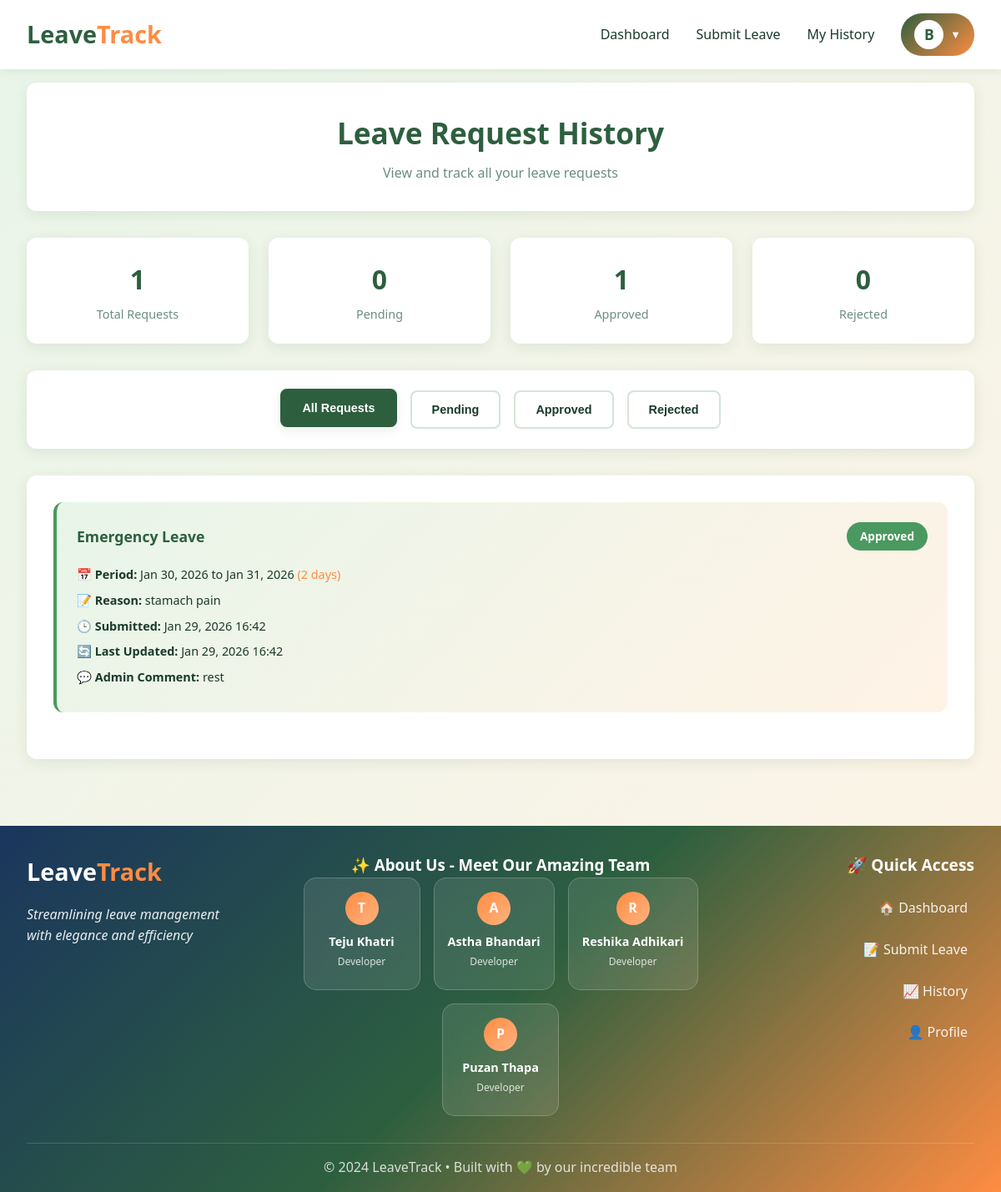
The page /leave/history/ (signed in) on the database its author committed.
### tracking/models.py (models this page shows, shortened)
class CustomUser(AbstractUser):
    ROLE_CHOICES = (
        ('admin', 'Admin'),
        ('user', 'User'),
    )
    role = models.CharField(max_length=10, choices=ROLE_CHOICES, default='user')
    phone = models.CharField(max_length=15, blank=True, null=True)
    department = models.CharField(max_length=100, blank=True, null=True)

class LeaveRequest(models.Model):
    STATUS_CHOICES = (
        ('pending', 'Pending'),
        ('approved', 'Approved'),
        ('rejected', 'Rejected'),
    )
    LEAVE_TYPE_CHOICES = (
        ('sick', 'Sick Leave'),
        ('casual', 'Casual Leave'),
        ('vacation', 'Vacation'),
        ('emergency', 'Emergency Leave'),
        ('other', 'Other'),
    )
    user = models.ForeignKey(CustomUser, on_delete=models.CASCADE, related_name='leave_requests')
    leave_type = models.CharField(max_length=20, choices=LEAVE_TYPE_CHOICES, default='casual')
    start_date = models.DateField()
    end_date = models.DateField()
    reason = models.TextField()
    status = models.CharField(max_length=10, choices=STATUS_CHOICES, default='pending')
    admin_comment = models.TextField(blank=True, null=True)
    submitted_on = models.DateTimeField(default=timezone.now)
    updated_on = models.DateTimeField(auto_now=True)
    class Meta:
        ordering = ['-submitted_on']
    @property
    def days_count(self):
        return (self.end_date - self.start_date).days + 1

### tracking/views.py (the view)
# urls.py: path('leave/history/', views.leave_history, name='leave_history'),
@login_required
def leave_history(request):
    if request.user.role == 'admin':
        leave_requests = LeaveRequest.objects.all()
    else:
        leave_requests = LeaveRequest.objects.filter(user=request.user)
    pending_count = leave_requests.filter(status='pending').count()
    approved_count = leave_requests.filter(status='approved').count()
    rejected_count = leave_requests.filter(status='rejected').count()
    total_count = leave_requests.count()
    context = {
        'leave_requests': leave_requests,
        'pending_count': pending_count,
        'approved_count': approved_count,
        'rejected_count': rejected_count,
        'total_count': total_count,
    }
    return render(request, 'leave_history.html', context)

### tracking/templates/leave_history.html (shortened to what this page needs)
{% extends 'base.html' %}
{% block content %}
<div class="full-container">
    <div class="page-header">
        <h1>Leave Request History</h1>
        <p>View and track all {% if user.role == 'admin' %}leave requests{% else %}your leave requests{% endif %}</p>
    </div>
    <div class="stats-row">
        <div class="stat-box">
            <div class="stat-number">{{ total_count }}</div>
            <div class="stat-label">Total Requests</div>
        </div>
        <div class="stat-box">
            <div class="stat-number">{{ pending_count }}</div>
            <div class="stat-label">Pending</div>
        </div>
        <div class="stat-box">
            <div class="stat-number">{{ approved_count }}</div>
            <div class="stat-label">Approved</div>
        </div>
        <div class="stat-box">
            <div class="stat-number">{{ rejected_count }}</div>
            <div class="stat-label">Rejected</div>
        </div>
    </div>
    <div class="filter-section">
        <div class="filter-buttons">
            <button class="filter-btn active" onclick="filterRequests('all')">All Requests</button>
            <button class="filter-btn" onclick="filterRequests('pending')">Pending</button>
            <button class="filter-btn" onclick="filterRequests('approved')">Approved</button>
            <button class="filter-btn" onclick="filterRequests('rejected')">Rejected</button>
        </div>
    </div>
    <div class="history-container">
        {% if leave_requests %}
            {% for request in leave_requests %}
            <div class="request-card {{ request.status }}" data-status="{{ request.status }}">
                <div class="request-header">
                    <div class="request-info">
                        <span class="request-type">{{ request.get_leave_type_display }}</span>
                    </div>
                    <span class="status-badge status-{{ request.status }}">{{ request.get_status_display }}</span>
                </div>
                <div class="request-details">
                    <p><strong>📅 Period:</strong> {{ request.start_date|date:"M d, Y" }} to {{ request.end_date|date:"M d, Y" }} <span style="color: var(--primary-orange);">({{ request.days_count }} days)</span></p>
                    <p><strong>📝 Reason:</strong> {{ request.reason }}</p>
                    <p><strong>🕒 Submitted:</strong> {{ request.submitted_on|date:"M d, Y H:i" }}</p>
                    <p><strong>🔄 Last Updated:</strong> {{ request.updated_on|date:"M d, Y H:i" }}</p>
                    {% if request.admin_comment %}
                        <p><strong>💬 Admin Comment:</strong> {{ request.admin_comment }}</p>
                    {% endif %}
                </div>
            </div>
            {% endfor %}
        {% endif %}
    </div>
</div>
{% endblock %}

### tracking/templates/base.html (shortened to what this page needs)
<!DOCTYPE html>
<html lang="en">
<head>
</head>
<body>
    <nav class="navbar">
        <div class="nav-container">
            <a href="{% url 'home' %}" class="logo">Leave<span>Track</span></a>
            <ul class="nav-links">
                {% if user.is_authenticated %}
                    {% if user.role == 'admin' %}
                        <li><a href="{% url 'admin_dashboard' %}">Dashboard</a></li>
                        <li><a href="{% url 'leave_history' %}">All Requests</a></li>
                    {% else %}
                        <li><a href="{% url 'user_dashboard' %}">Dashboard</a></li>
                        <li><a href="{% url 'submit_leave' %}">Submit Leave</a></li>
                        <li><a href="{% url 'leave_history' %}">My History</a></li>
                    {% endif %}
                    <li class="profile-dropdown">
                        <div class="profile-icon" onclick="toggleDropdown()">
                            <span class="profile-avatar">{{ user.username|first|upper }}</span>
                            <span class="dropdown-arrow">▼</span>
                        </div>
                    </li>
                {% else %}
                    <li><a href="{% url 'home' %}">Home</a></li>
                    <li><a href="{% url 'login' %}" class="btn btn-primary">Login</a></li>
                    <li><a href="{% url 'signup' %}" class="btn btn-secondary">Sign Up</a></li>
                {% endif %}
            </ul>
        </div>
    </nav>
    {% block content %}{% endblock %}
    <footer class="footer">
        <div class="footer-container">
            <div class="footer-main">
                <div class="footer-brand">
                    <div class="brand-logo">
                        <span class="logo-text">Leave<span>Track</span></span>
                    </div>
                    <p class="brand-tagline">Streamlining leave management with elegance and efficiency</p>
                </div>
                <div class="footer-team">
                    <h3>✨ About Us - Meet Our Amazing Team</h3>
                    <div class="team-grid">
                        <div class="team-card">
                            <div class="team-avatar">T</div>
                            <div class="team-info">
                                <h4>Teju Khatri</h4>
                                <p>Developer</p>
                            </div>
                        </div>
                        <div class="team-card">
                            <div class="team-avatar">A</div>
                            <div class="team-info">
                                <h4>Astha Bhandari</h4>
                                <p>Developer</p>
                            </div>
                        </div>
                        <div class="team-card">
                            <div class="team-avatar">R</div>
                            <div class="team-info">
                                <h4>Reshika Adhikari</h4>
                                <p>Developer</p>
                            </div>
                        </div>
                        <div class="team-card">
                            <div class="team-avatar">P</div>
                            <div class="team-info">
                                <h4>Puzan Thapa</h4>
                                <p>Developer</p>
                            </div>
                        </div>
                    </div>
                </div>
                <div class="footer-links">
                    <h3>🚀 Quick Access</h3>
                    <div class="links-grid">
                        {% if user.is_authenticated %}
                            {% if user.role == 'admin' %}
                                <a href="{% url 'admin_dashboard' %}" class="footer-link">
                                    <span>📊 Admin Dashboard</span>
                                </a>
                                <a href="{% url 'create_admin' %}" class="footer-link">
                                    <span>👨‍💼 Create Admin</span>
                                </a>
                            {% else %}
                                <a href="{% url 'user_dashboard' %}" class="footer-link">
                                    <span>🏠 Dashboard</span>
                                </a>
                                <a href="{% url 'submit_leave' %}" class="footer-link">
                                    <span>📝 Submit Leave</span>
                                </a>
                            {% endif %}
                            <a href="{% url 'leave_history' %}" class="footer-link">
                                <span>📈 History</span>
                            </a>
                            <a href="{% url 'profile' %}" class="footer-link">
                                <span>👤 Profile</span>
                            </a>
                        {% endif %}
                    </div>
                </div>
            </div>
            <div class="footer-bottom">
                <p>&copy; 2024 LeaveTrack • Built with 💚 by our incredible team</p>
            </div>
        </div>
    </footer>
</body>
</html>

### tracking/templates/base.html (style rules this page uses)
:root { --primary-green: #2d5f3f; --light-green: #4a9960; --lighter-green: #6fbf73; --pale-green: #e8f5e9; --primary-orange: #ff8c42; --light-orange: #ffb380; --pale-orange: #fff3e6; --white: #ffffff; --text-dark: #1a3a2a; --text-light: #6b8e7f; --border: #d4e4d8; --shadow: rgba(45, 95, 63, 0.1); }
* { margin: 0; padding: 0; box-sizing: border-box; }
body { font-family: 'Segoe UI', Tahoma, Geneva, Verdana, sans-serif; background: linear-gradient(135deg, var(--pale-green) 0%, var(--pale-orange) 100%); color: var(--text-dark); min-height: 100vh; line-height: 1.6; display: flex; flex-direction: column; }
.navbar { background: var(--white); padding: 1rem 2rem; box-shadow: 0 2px 10px var(--shadow); position: sticky; top: 0; z-index: 100; }
.nav-container { max-width: 1200px; margin: 0 auto; display: flex; justify-content: space-between; align-items: center; }
.logo { font-size: 1.8rem; font-weight: bold; color: var(--primary-green); text-decoration: none; }
.logo span { color: var(--primary-orange); }
.nav-links { display: flex; gap: 2rem; list-style: none; align-items: center; }
.nav-links a { text-decoration: none; color: var(--text-dark); font-weight: 500; transition: color 0.3s; }
.profile-dropdown { position: relative; }
.profile-icon { display: flex; align-items: center; gap: 0.5rem; cursor: pointer; padding: 0.5rem 1rem; border-radius: 25px; background: linear-gradient(135deg, var(--primary-green), var(--primary-orange)); color: var(--white); font-weight: 600; transition: all 0.3s; }
.profile-avatar { width: 35px; height: 35px; border-radius: 50%; background: var(--white); color: var(--primary-green); display: flex; align-items: center; justify-content: center; font-weight: bold; font-size: 1.1rem; }
.dropdown-arrow { font-size: 0.8rem; transition: transform 0.3s; }
.footer { background: linear-gradient(135deg, #1a365d 0%, var(--primary-green) 50%, var(--primary-orange) 100%); color: var(--white); margin-top: 4rem; padding: 2rem 0 1rem; }
.footer-container { max-width: 1200px; margin: 0 auto; padding: 0 2rem; }
.footer-main { display: grid; grid-template-columns: 1fr 2fr 1fr; gap: 3rem; margin-bottom: 2rem; }
.footer-brand { text-align: left; }
.footer-team { text-align: center; }
.footer-links { text-align: right; }
.brand-logo { display: flex; align-items: flex-start; gap: 0.5rem; margin-bottom: 1rem; }
.logo-text { font-size: 1.8rem; font-weight: bold; color: var(--white); }
.logo-text span { color: var(--primary-orange); }
.brand-tagline { opacity: 0.9; margin-bottom: 1rem; font-style: italic; }
.team-grid { display: flex; gap: 1rem; justify-content: center; flex-wrap: wrap; }
.team-card { background: rgba(255, 255, 255, 0.1); border-radius: 15px; padding: 1rem; text-align: center; transition: all 0.3s; backdrop-filter: blur(10px); border: 1px solid rgba(255, 255, 255, 0.2); flex: 0 0 auto; min-width: 140px; }
.team-avatar { width: 40px; height: 40px; margin: 0 auto 0.5rem; border-radius: 50%; background: linear-gradient(135deg, var(--primary-orange), var(--light-orange)); display: flex; align-items: center; justify-content: center; font-weight: bold; font-size: 1rem; color: var(--white); }
.team-info h4 { margin: 0.5rem 0 0.2rem; font-size: 0.9rem; color: var(--white); }
.team-info p { margin: 0 0 0.5rem; font-size: 0.75rem; opacity: 0.8; }
.footer-links h3 { margin-bottom: 1rem; font-size: 1.2rem; color: var(--white); }
.links-grid { display: flex; flex-direction: column; gap: 0.5rem; }
.footer-link { display: flex; align-items: center; gap: 0.5rem; padding: 0.5rem; color: var(--white); text-decoration: none; transition: all 0.3s; opacity: 0.9; justify-content: flex-end; }
.footer-bottom { border-top: 1px solid rgba(255, 255, 255, 0.2); padding-top: 1rem; text-align: center; opacity: 0.8; }

### rows shown on the page
CustomUser: username|first "B"
LeaveRequest: leave_type "Emergency Leave", status "Approved", start_date "Jan 30, 2026", end_date "Jan 31, 2026", days_count "2", reason "stamach pain", submitted_on "Jan 29, 2026 16:42", updated_on "Jan 29, 2026 16:42", admin_comment "rest"

### other values the page prints
{{ total_count }} "1"
{{ pending_count }} "0"
{{ approved_count }} "1"
{{ rejected_count }} "0"
